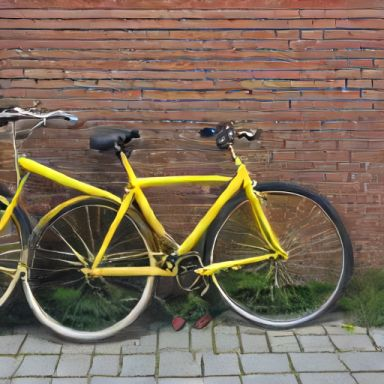
#> input picture web/tunnel/5.jpg, 384 x 384 px, found by its file name
$ python make_classical_figure.py   (older library calls are emulated)
#> lines starting #> are read from the running program, lines starting #| are printed output that depends on the picture
### kshana/classical.py
"""Classical CV layer. Every op is off / always / gated so an ablation can toggle it.

Set modes in code or with KSHANA_CLASSICAL='{"clahe":"off","unsharp":"always"}'.
"gated" means the op only runs when its own measurement says the image needs it.
Assessment functions never change pixels.
"""
from __future__ import annotations

import json
import os
import time
from dataclasses import dataclass, field
from pathlib import Path

import cv2
import numpy as np

OFF, ALWAYS, GATED = "off", "always", "gated"
DEFAULT_MODES = {
    "inpaint": GATED,
    "gray_world": GATED,
    "clahe": GATED,
    "guided_filter": GATED,
    "unsharp": GATED,
}

# Gates. Starting values; the ablation decides whether they stay.
GRAY_WORLD_CAST = 0.12  # relative channel-mean spread
CLAHE_MIN_L_STD = 40.0  # LAB L std on a 0-255 scale
SHARP_LAPLACIAN = 80.0  # Laplacian variance below this counts as soft
GRID_RATIO = 6.0  # FFT energy at the 8-px period relative to its neighbours
SATURATED_BLOB_SHARE = 0.002  # share of pixels in clipped blobs
BLANK_STD = 4.0  # below this grey std the frame is black or blank

_BRISQUE_DIR = Path(__file__).parent / "assets"


# [9 lines left out: function modes_from_env, not called in this run]


# --- Assessment -----------------------------------------------------------------


def laplacian_variance(rgb: np.ndarray) -> float:
    return float(cv2.Laplacian(cv2.cvtColor(rgb, cv2.COLOR_RGB2GRAY), cv2.CV_64F).var())


# [43 lines left out: functions colourfulness, brisque, grid_ratio, saturated_mask, not called in this run]


@dataclass
class Assessment:
    laplacian: float
    colourfulness: float
    grid: float
    blob_share: float
    grey_std: float
    severe: str | None  # reason a seed should be retried

    # [26 lines left out: functions as_dict, assess, not called in this run]


# --- Correction ops -------------------------------------------------------------


def channel_cast(rgb: np.ndarray) -> float:
    means = rgb.reshape(-1, 3).mean(0)
    return float((means.max() - means.min()) / max(means.mean(), 1.0))


# [4 lines left out: function gray_world, not called in this run]


def clahe(rgb: np.ndarray) -> np.ndarray:
    lab = cv2.cvtColor(rgb, cv2.COLOR_RGB2LAB)
    lab[..., 0] = cv2.createCLAHE(clipLimit=2.0, tileGridSize=(8, 8)).apply(lab[..., 0])
    return cv2.cvtColor(lab, cv2.COLOR_LAB2RGB)


def guided_filter(rgb: np.ndarray, radius: int = 4, eps: float = 40.0) -> np.ndarray:
    return cv2.ximgproc.guidedFilter(rgb, rgb, radius, eps)


def edge_masked_unsharp(rgb: np.ndarray, amount: float = 0.6) -> np.ndarray:
    """Sharpen near edges only, so flat regions do not gain noise."""
    grey = cv2.cvtColor(rgb, cv2.COLOR_RGB2GRAY)
    edges = cv2.GaussianBlur(cv2.Canny(grey, 60, 160), (0, 0), 1.5).astype(np.float32) / 255.0
    mask = np.clip(edges * 3.0, 0, 1)[..., None]
    blurred = cv2.GaussianBlur(rgb, (0, 0), 1.2).astype(np.float32)
    sharp = rgb.astype(np.float32) + amount * (rgb.astype(np.float32) - blurred)
    return np.clip(rgb * (1 - mask) + sharp * mask, 0, 255).round().astype(np.uint8)


def inpaint_blobs(rgb: np.ndarray) -> np.ndarray:
    mask = cv2.dilate(saturated_mask(rgb), np.ones((3, 3), np.uint8))
    return cv2.inpaint(rgb, mask, 3, cv2.INPAINT_TELEA)


# [4 lines left out: function resize_lanczos, not called in this run]


# --- Chain ----------------------------------------------------------------------


@dataclass
class ClassicalResult:
    image: np.ndarray
    ops: list[dict] = field(default_factory=list)
    assessment: Assessment | None = None


# [42 lines left out: functions _decide, enhance, not called in this run]

### eval/make_classical_figure.py
#!/usr/bin/env python
"""Intermediate images for the report: one generated image through each classical step."""
from __future__ import annotations

import cv2
import numpy as np

from kshana import classical

rgb = cv2.imread("web/tunnel/5.jpg")[..., ::-1].copy()
grey = cv2.cvtColor(rgb, cv2.COLOR_RGB2GRAY)
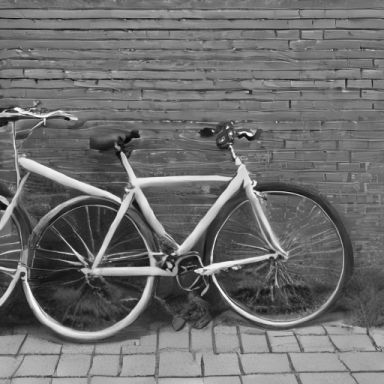
#> grey: shape (384, 384); min 2, max 255, mean 110.5
edges = cv2.magnitude(cv2.Sobel(grey, cv2.CV_32F, 1, 0), cv2.Sobel(grey, cv2.CV_32F, 0, 1))
edges = np.clip(edges / max(edges.max(), 1) * 255 * 2, 0, 255).astype(np.uint8)
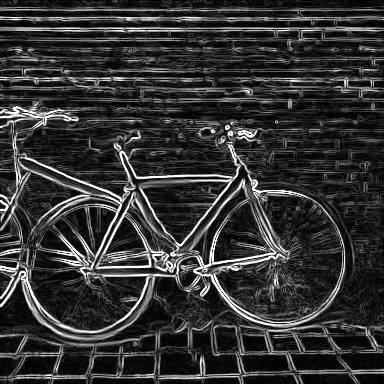
#> edges: shape (384, 384); min 0, max 255, mean 51.5
steps = [
    ("generated", rgb), ("edge map", cv2.cvtColor(edges, cv2.COLOR_GRAY2RGB)),
    ("CLAHE", classical.clahe(rgb)), ("edge-masked unsharp", classical.edge_masked_unsharp(rgb)),
]
#> in clahe, `lab = cv2.cvtColor(rgb, cv2.COLOR_RGB2LAB)`: lab: shape (384, 384, 3); mean of channels 0, 1, 2 117.7, 132.5, 140
#> in clahe, `lab[..., 0] = cv2.createCLAHE(clipLimit=2.0, tileGridSize=(8, 8)).appl..`: lab: shape (384, 384, 3); mean of channels 0, 1, 2 129.8, 132.5, 140
#> in edge_masked_unsharp, `edges = cv2.GaussianBlur(cv2.Canny(grey, 60, 160), (0, 0), 1.5).astype..`:
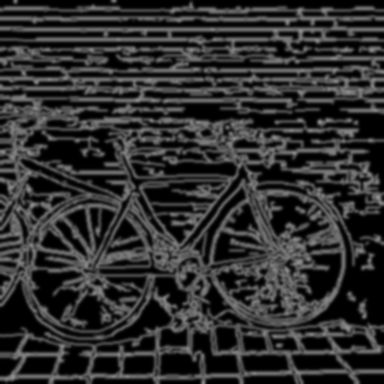
#> edges: shape (384, 384) float32; min 0, max 0.573, mean 0.186
#> in edge_masked_unsharp, `mask = np.clip(edges * 3.0, 0, 1)[..., None]`:
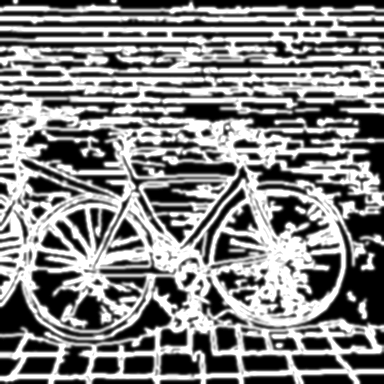
#> mask: shape (384, 384, 1) float32; min 0, max 1, mean 0.52
#> in edge_masked_unsharp, `return np.clip(rgb * (1 - mask) + sharp * mask, 0, 255).round().astype..`:
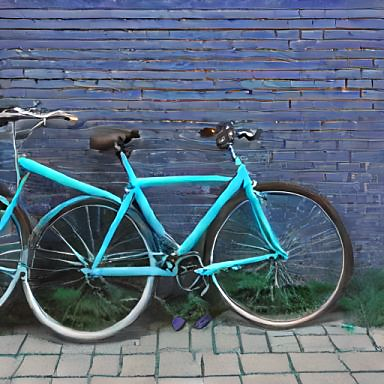
#> returned value: shape (384, 384, 3); mean of channels 0, 1, 2 124.4, 107.2, 89.9; drawn as B, G, R
tiles = []
for name, image in steps:
    tile = image.copy()
    cv2.rectangle(tile, (0, 0), (tile.shape[1], 28), (0, 0, 0), -1)
    cv2.putText(tile, name, (8, 20), cv2.FONT_HERSHEY_SIMPLEX, 0.55, (255, 255, 255), 1, cv2.LINE_AA)
    tiles.append(tile)
#> this loop made 4 passes
#> name on passes 1 to 4: 'generated', 'edge map', 'CLAHE', 'edge-masked unsharp'
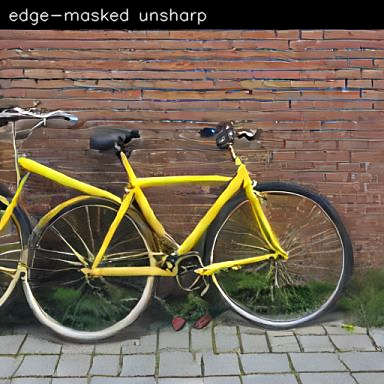
#> tile: shape (384, 384, 3); mean R, G, B 113.7, 100, 83.7
#> after the loop, tiles = 4 items
cv2.imwrite("docs/figures/classical_steps.png", np.hstack(tiles)[..., ::-1])
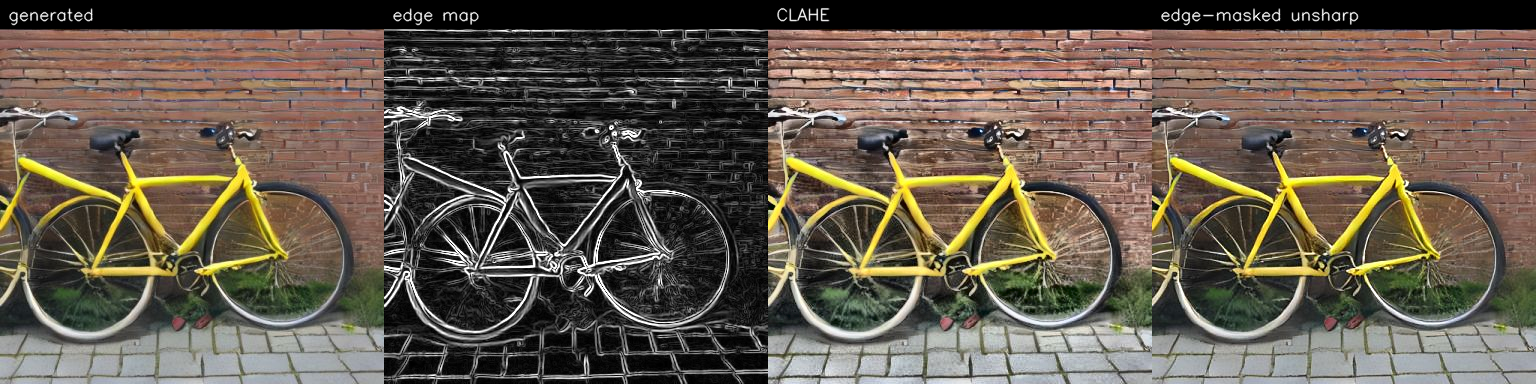
#> saved as classical_steps.png: shape (384, 1536, 3); mean B, G, R 77.3, 89.7, 100.1

$ run again, with web/tunnel/0.jpg copied over web/tunnel/5.jpg
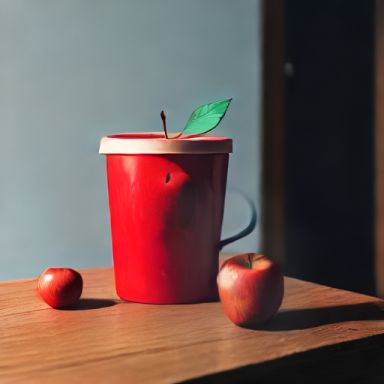
#> input picture web/tunnel/0.jpg, 384 x 384 px, found by its file name
#> in edge_masked_unsharp, `return np.clip(rgb * (1 - mask) + sharp * mask, 0, 255).round().astype..`:
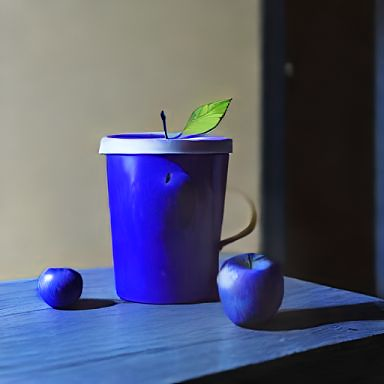
#> returned value: shape (384, 384, 3); mean of channels 0, 1, 2 113.9, 90.2, 86; drawn as B, G, R
#> the loop `for name, image in steps:` made 4 passes
#> name on passes 1 to 4: 'generated', 'edge map', 'CLAHE', 'edge-masked unsharp'
#> after the loop `for name, image in steps:`: tiles = 4 items
#> `cv2.imwrite("docs/figures/classical_steps.png", np.hstack(tiles)[..., ..`:
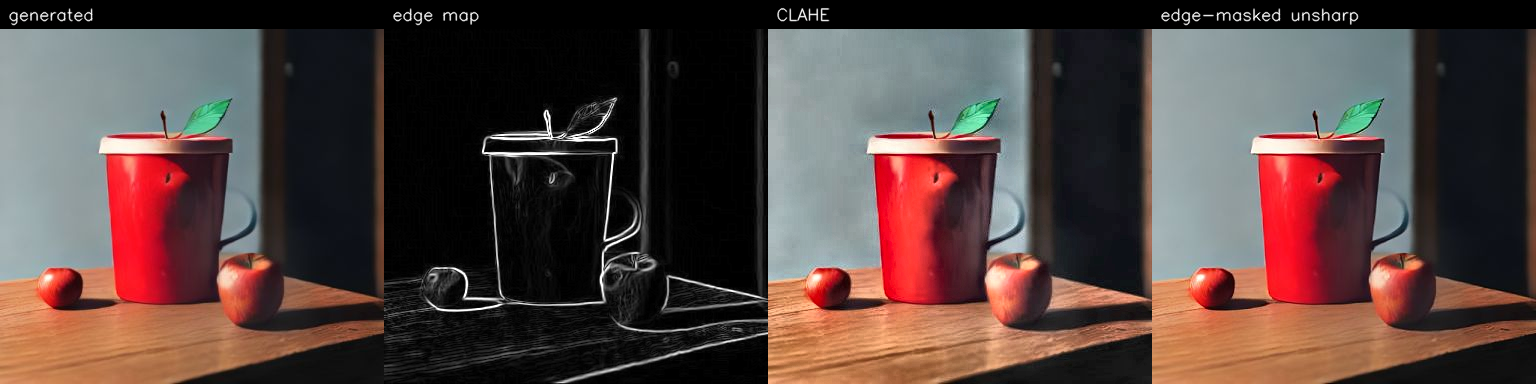
#> saved as classical_steps.png: shape (384, 1536, 3); mean B, G, R 63.9, 67.5, 85.8

$ run again, with web/tunnel/1.jpg copied over web/tunnel/5.jpg
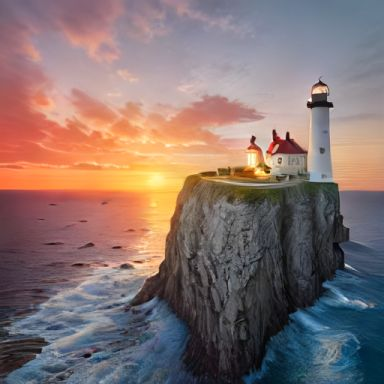
#> input picture web/tunnel/1.jpg, 384 x 384 px, found by its file name
#> in edge_masked_unsharp, `return np.clip(rgb * (1 - mask) + sharp * mask, 0, 255).round().astype..`:
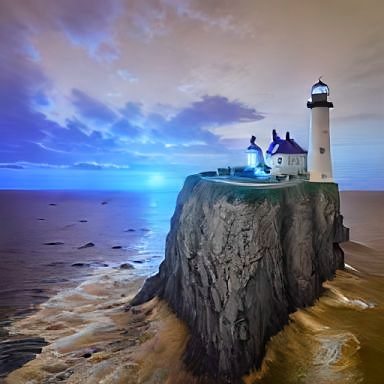
#> returned value: shape (384, 384, 3); mean of channels 0, 1, 2 133.7, 113.9, 111; drawn as B, G, R
#> the loop `for name, image in steps:` made 4 passes
#> name on passes 1 to 4: 'generated', 'edge map', 'CLAHE', 'edge-masked unsharp'
#> after the loop `for name, image in steps:`: tiles = 4 items
#> `cv2.imwrite("docs/figures/classical_steps.png", np.hstack(tiles)[..., ..`:
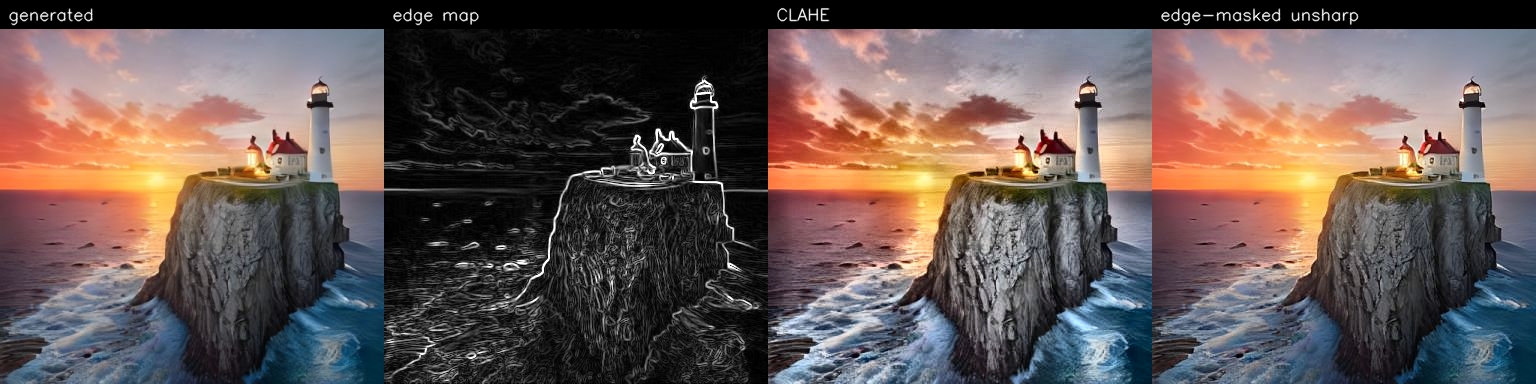
#> saved as classical_steps.png: shape (384, 1536, 3); mean B, G, R 84.1, 87.2, 101.4

$ run again, with web/tunnel/2.jpg copied over web/tunnel/5.jpg
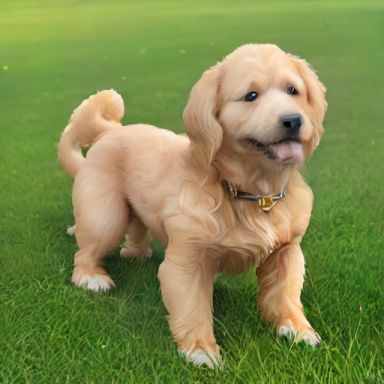
#> input picture web/tunnel/2.jpg, 384 x 384 px, found by its file name
#> the loop `for name, image in steps:` made 4 passes
#> name on passes 1 to 4: 'generated', 'edge map', 'CLAHE', 'edge-masked unsharp'
#> after the loop `for name, image in steps:`: tiles = 4 items
#> `cv2.imwrite("docs/figures/classical_steps.png", np.hstack(tiles)[..., ..`:
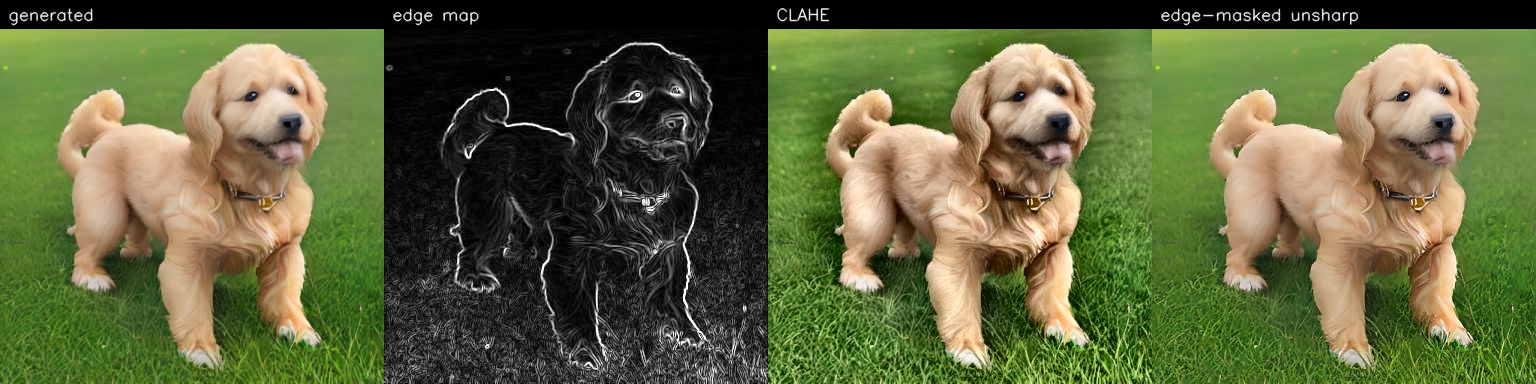
#> saved as classical_steps.png: shape (384, 1536, 3); mean B, G, R 60.5, 100.4, 94.2
